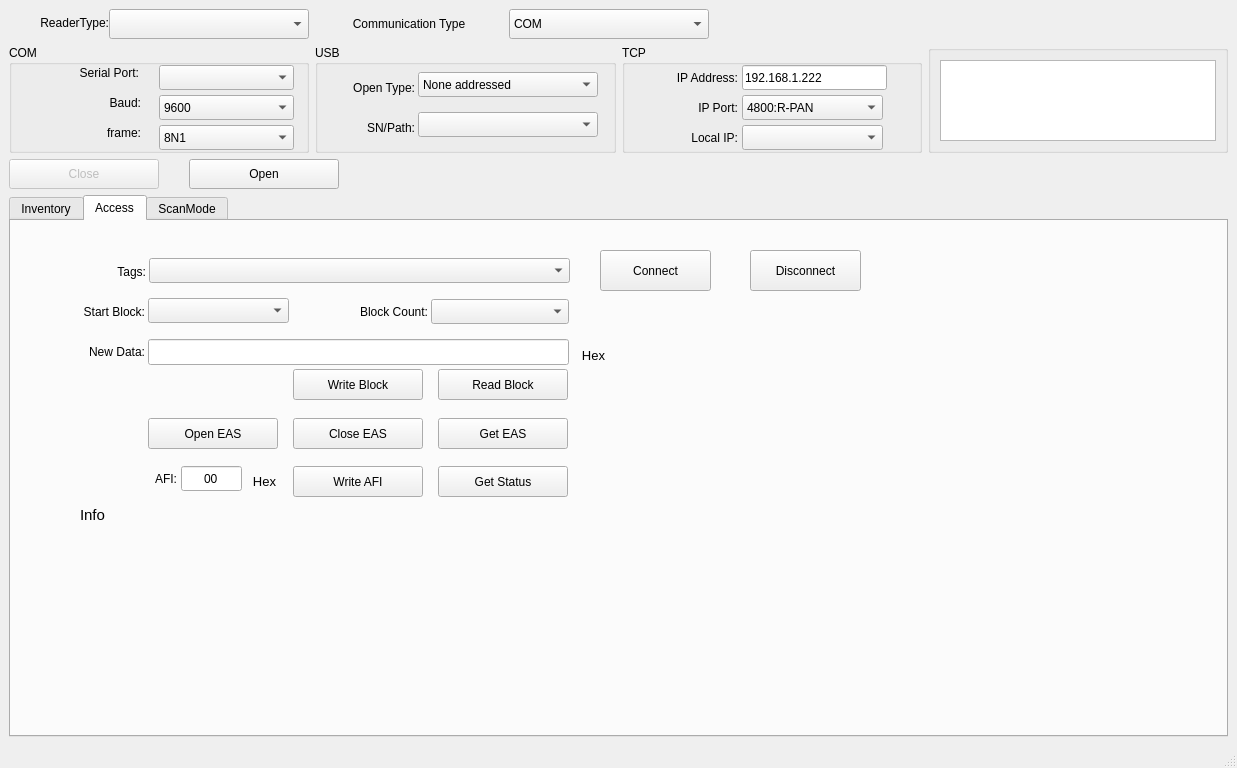
<?xml version="1.0" encoding="UTF-8"?>
<ui version="4.0">
 <class>MainWindow</class>
 <widget class="QMainWindow" name="MainWindow">
  <property name="geometry">
   <rect>
    <x>0</x>
    <y>0</y>
    <width>1237</width>
    <height>768</height>
   </rect>
  </property>
  <property name="sizePolicy">
   <sizepolicy hsizetype="Preferred" vsizetype="Expanding">
    <horstretch>0</horstretch>
    <verstretch>0</verstretch>
   </sizepolicy>
  </property>
  <property name="windowTitle">
   <string>MainWindow</string>
  </property>
  <widget class="QWidget" name="centralwidget">
   <layout class="QVBoxLayout" name="verticalLayout" stretch="1,3,1,15">
    <item>
     <layout class="QHBoxLayout" name="horizontalLayout_3" stretch="1,1,2,2,0">
      <property name="spacing">
       <number>0</number>
      </property>
      <item>
       <widget class="QLabel" name="label">
        <property name="sizePolicy">
         <sizepolicy hsizetype="Expanding" vsizetype="Preferred">
          <horstretch>0</horstretch>
          <verstretch>0</verstretch>
         </sizepolicy>
        </property>
        <property name="maximumSize">
         <size>
          <width>100</width>
          <height>19</height>
         </size>
        </property>
        <property name="contextMenuPolicy">
         <enum>Qt::DefaultContextMenu</enum>
        </property>
        <property name="acceptDrops">
         <bool>false</bool>
        </property>
        <property name="autoFillBackground">
         <bool>false</bool>
        </property>
        <property name="text">
         <string>&lt;html&gt;&lt;head/&gt;&lt;body&gt;&lt;p&gt;ReaderType:&lt;/p&gt;&lt;/body&gt;&lt;/html&gt;</string>
        </property>
        <property name="alignment">
         <set>Qt::AlignRight|Qt::AlignTrailing|Qt::AlignVCenter</set>
        </property>
        <property name="indent">
         <number>-1</number>
        </property>
       </widget>
      </item>
      <item>
       <widget class="QComboBox" name="cmb_rdtype">
        <property name="sizePolicy">
         <sizepolicy hsizetype="Preferred" vsizetype="Preferred">
          <horstretch>0</horstretch>
          <verstretch>0</verstretch>
         </sizepolicy>
        </property>
        <property name="maximumSize">
         <size>
          <width>200</width>
          <height>30</height>
         </size>
        </property>
       </widget>
      </item>
      <item>
       <widget class="QLabel" name="label_5">
        <property name="maximumSize">
         <size>
          <width>200</width>
          <height>19</height>
         </size>
        </property>
        <property name="text">
         <string>Communication Type</string>
        </property>
        <property name="alignment">
         <set>Qt::AlignCenter</set>
        </property>
       </widget>
      </item>
      <item>
       <widget class="QComboBox" name="cmb_commtype">
        <property name="maximumSize">
         <size>
          <width>200</width>
          <height>30</height>
         </size>
        </property>
        <item>
         <property name="text">
          <string>COM</string>
         </property>
        </item>
        <item>
         <property name="text">
          <string>USB</string>
         </property>
        </item>
        <item>
         <property name="text">
          <string>TCP</string>
         </property>
        </item>
       </widget>
      </item>
      <item>
       <spacer name="horizontalSpacer">
        <property name="orientation">
         <enum>Qt::Horizontal</enum>
        </property>
        <property name="sizeHint" stdset="0">
         <size>
          <width>40</width>
          <height>20</height>
         </size>
        </property>
       </spacer>
      </item>
     </layout>
    </item>
    <item>
     <layout class="QHBoxLayout" name="horizontalLayout" stretch="1,1,1,1">
      <item>
       <widget class="QGroupBox" name="groupBox_3">
        <property name="maximumSize">
         <size>
          <width>16777215</width>
          <height>121</height>
         </size>
        </property>
        <property name="title">
         <string>COM</string>
        </property>
        <widget class="QComboBox" name="cmb_com_frame">
         <property name="geometry">
          <rect>
           <x>150</x>
           <y>80</y>
           <width>135</width>
           <height>25</height>
          </rect>
         </property>
         <property name="editable">
          <bool>false</bool>
         </property>
         <item>
          <property name="text">
           <string>8N1</string>
          </property>
         </item>
         <item>
          <property name="text">
           <string>8E1</string>
          </property>
         </item>
         <item>
          <property name="text">
           <string>8O1</string>
          </property>
         </item>
        </widget>
        <widget class="QLabel" name="label_4">
         <property name="geometry">
          <rect>
           <x>60</x>
           <y>80</y>
           <width>72</width>
           <height>16</height>
          </rect>
         </property>
         <property name="text">
          <string>frame:</string>
         </property>
         <property name="alignment">
          <set>Qt::AlignRight|Qt::AlignTrailing|Qt::AlignVCenter</set>
         </property>
        </widget>
        <widget class="QLabel" name="label_3">
         <property name="geometry">
          <rect>
           <x>60</x>
           <y>50</y>
           <width>72</width>
           <height>16</height>
          </rect>
         </property>
         <property name="text">
          <string>&lt;html&gt;&lt;head/&gt;&lt;body&gt;&lt;p&gt;Baud:&lt;/p&gt;&lt;/body&gt;&lt;/html&gt;</string>
         </property>
         <property name="alignment">
          <set>Qt::AlignRight|Qt::AlignTrailing|Qt::AlignVCenter</set>
         </property>
        </widget>
        <widget class="QComboBox" name="cmb_com_name">
         <property name="geometry">
          <rect>
           <x>150</x>
           <y>20</y>
           <width>135</width>
           <height>25</height>
          </rect>
         </property>
        </widget>
        <widget class="QLabel" name="label_2">
         <property name="geometry">
          <rect>
           <x>0</x>
           <y>20</y>
           <width>130</width>
           <height>16</height>
          </rect>
         </property>
         <property name="text">
          <string>Serial Port:</string>
         </property>
         <property name="alignment">
          <set>Qt::AlignRight|Qt::AlignTrailing|Qt::AlignVCenter</set>
         </property>
        </widget>
        <widget class="QComboBox" name="cmb_com_baud">
         <property name="geometry">
          <rect>
           <x>150</x>
           <y>50</y>
           <width>135</width>
           <height>25</height>
          </rect>
         </property>
         <item>
          <property name="text">
           <string>9600</string>
          </property>
         </item>
         <item>
          <property name="text">
           <string>38400</string>
          </property>
         </item>
         <item>
          <property name="text">
           <string>115200</string>
          </property>
         </item>
        </widget>
       </widget>
      </item>
      <item>
       <widget class="QGroupBox" name="groupBox_4">
        <property name="title">
         <string>USB</string>
        </property>
        <widget class="QLabel" name="label_9">
         <property name="geometry">
          <rect>
           <x>20</x>
           <y>70</y>
           <width>80</width>
           <height>25</height>
          </rect>
         </property>
         <property name="text">
          <string>SN/Path:</string>
         </property>
         <property name="alignment">
          <set>Qt::AlignRight|Qt::AlignTrailing|Qt::AlignVCenter</set>
         </property>
        </widget>
        <widget class="QComboBox" name="cmb_usb_sn_path">
         <property name="geometry">
          <rect>
           <x>103</x>
           <y>67</y>
           <width>180</width>
           <height>25</height>
          </rect>
         </property>
        </widget>
        <widget class="QComboBox" name="cmb_usb_opentype">
         <property name="geometry">
          <rect>
           <x>103</x>
           <y>27</y>
           <width>180</width>
           <height>25</height>
          </rect>
         </property>
         <item>
          <property name="text">
           <string>None addressed</string>
          </property>
         </item>
         <item>
          <property name="text">
           <string>SerialNumber</string>
          </property>
         </item>
        </widget>
        <widget class="QLabel" name="label_8">
         <property name="geometry">
          <rect>
           <x>20</x>
           <y>30</y>
           <width>80</width>
           <height>25</height>
          </rect>
         </property>
         <property name="text">
          <string>Open Type:</string>
         </property>
         <property name="alignment">
          <set>Qt::AlignRight|Qt::AlignTrailing|Qt::AlignVCenter</set>
         </property>
        </widget>
       </widget>
      </item>
      <item>
       <widget class="QGroupBox" name="groupBox_2">
        <property name="maximumSize">
         <size>
          <width>16777215</width>
          <height>121</height>
         </size>
        </property>
        <property name="title">
         <string>TCP</string>
        </property>
        <widget class="QLabel" name="label_11">
         <property name="geometry">
          <rect>
           <x>36</x>
           <y>50</y>
           <width>80</width>
           <height>25</height>
          </rect>
         </property>
         <property name="text">
          <string>IP Port:</string>
         </property>
         <property name="alignment">
          <set>Qt::AlignRight|Qt::AlignTrailing|Qt::AlignVCenter</set>
         </property>
        </widget>
        <widget class="QComboBox" name="cmb_local_tcp_ip">
         <property name="geometry">
          <rect>
           <x>120</x>
           <y>80</y>
           <width>141</width>
           <height>25</height>
          </rect>
         </property>
         <property name="currentIndex">
          <number>-1</number>
         </property>
        </widget>
        <widget class="QLabel" name="label_12">
         <property name="geometry">
          <rect>
           <x>36</x>
           <y>80</y>
           <width>80</width>
           <height>25</height>
          </rect>
         </property>
         <property name="text">
          <string>Local IP:</string>
         </property>
         <property name="alignment">
          <set>Qt::AlignRight|Qt::AlignTrailing|Qt::AlignVCenter</set>
         </property>
        </widget>
        <widget class="QLineEdit" name="txt_tcp_ip">
         <property name="geometry">
          <rect>
           <x>120</x>
           <y>20</y>
           <width>145</width>
           <height>25</height>
          </rect>
         </property>
         <property name="text">
          <string>192.168.1.222</string>
         </property>
         <property name="frame">
          <bool>true</bool>
         </property>
         <property name="alignment">
          <set>Qt::AlignLeading|Qt::AlignLeft|Qt::AlignVCenter</set>
         </property>
        </widget>
        <widget class="QLabel" name="label_10">
         <property name="geometry">
          <rect>
           <x>36</x>
           <y>20</y>
           <width>80</width>
           <height>25</height>
          </rect>
         </property>
         <property name="text">
          <string>IP Address:</string>
         </property>
         <property name="alignment">
          <set>Qt::AlignRight|Qt::AlignTrailing|Qt::AlignVCenter</set>
         </property>
        </widget>
        <widget class="QComboBox" name="cmb_tcp_port">
         <property name="geometry">
          <rect>
           <x>120</x>
           <y>50</y>
           <width>141</width>
           <height>25</height>
          </rect>
         </property>
         <property name="currentIndex">
          <number>0</number>
         </property>
         <item>
          <property name="text">
           <string>4800:R-PAN</string>
          </property>
         </item>
         <item>
          <property name="text">
           <string>6012:LSGate</string>
          </property>
         </item>
         <item>
          <property name="text">
           <string>9900:RL8000</string>
          </property>
         </item>
         <item>
          <property name="text">
           <string>9909:RD5200</string>
          </property>
         </item>
        </widget>
       </widget>
      </item>
      <item>
       <widget class="QGroupBox" name="groupBox">
        <property name="maximumSize">
         <size>
          <width>16777215</width>
          <height>121</height>
         </size>
        </property>
        <property name="title">
         <string/>
        </property>
        <layout class="QVBoxLayout" name="verticalLayout_10">
         <item>
          <layout class="QVBoxLayout" name="verticalLayout_2">
           <item>
            <widget class="QListWidget" name="lw_ants"/>
           </item>
          </layout>
         </item>
        </layout>
       </widget>
      </item>
     </layout>
    </item>
    <item>
     <layout class="QHBoxLayout" name="horizontalLayout_2">
      <property name="spacing">
       <number>30</number>
      </property>
      <item>
       <widget class="QPushButton" name="pushButton_2">
        <property name="enabled">
         <bool>false</bool>
        </property>
        <property name="sizePolicy">
         <sizepolicy hsizetype="Minimum" vsizetype="Fixed">
          <horstretch>0</horstretch>
          <verstretch>0</verstretch>
         </sizepolicy>
        </property>
        <property name="minimumSize">
         <size>
          <width>150</width>
          <height>30</height>
         </size>
        </property>
        <property name="text">
         <string>Close</string>
        </property>
       </widget>
      </item>
      <item>
       <widget class="QPushButton" name="pushButton">
        <property name="sizePolicy">
         <sizepolicy hsizetype="Minimum" vsizetype="Fixed">
          <horstretch>0</horstretch>
          <verstretch>0</verstretch>
         </sizepolicy>
        </property>
        <property name="minimumSize">
         <size>
          <width>150</width>
          <height>30</height>
         </size>
        </property>
        <property name="text">
         <string>Open</string>
        </property>
       </widget>
      </item>
      <item>
       <spacer name="horizontalSpacer_2">
        <property name="orientation">
         <enum>Qt::Horizontal</enum>
        </property>
        <property name="sizeHint" stdset="0">
         <size>
          <width>10</width>
          <height>20</height>
         </size>
        </property>
       </spacer>
      </item>
     </layout>
    </item>
    <item>
     <layout class="QHBoxLayout" name="horizontalLayout_4">
      <item>
       <widget class="QTabWidget" name="myTabs">
        <property name="enabled">
         <bool>true</bool>
        </property>
        <property name="sizePolicy">
         <sizepolicy hsizetype="Expanding" vsizetype="Expanding">
          <horstretch>0</horstretch>
          <verstretch>0</verstretch>
         </sizepolicy>
        </property>
        <property name="maximumSize">
         <size>
          <width>16777215</width>
          <height>610</height>
         </size>
        </property>
        <property name="focusPolicy">
         <enum>Qt::ClickFocus</enum>
        </property>
        <property name="tabShape">
         <enum>QTabWidget::Rounded</enum>
        </property>
        <property name="currentIndex">
         <number>1</number>
        </property>
        <widget class="QWidget" name="tab_inventory">
         <property name="enabled">
          <bool>true</bool>
         </property>
         <attribute name="title">
          <string>Inventory</string>
         </attribute>
         <layout class="QVBoxLayout" name="verticalLayout_4">
          <item>
           <layout class="QHBoxLayout" name="horizontalLayout_6" stretch="9,2">
            <item>
             <widget class="QGroupBox" name="groupBox_6">
              <property name="title">
               <string>GroupBox</string>
              </property>
              <layout class="QVBoxLayout" name="verticalLayout_5">
               <item>
                <layout class="QVBoxLayout" name="verticalLayout_3">
                 <item>
                  <widget class="QTableWidget" name="tbw_inventory_tags">
                   <property name="maximumSize">
                    <size>
                     <width>16777215</width>
                     <height>16777215</height>
                    </size>
                   </property>
                   <property name="baseSize">
                    <size>
                     <width>0</width>
                     <height>0</height>
                    </size>
                   </property>
                  </widget>
                 </item>
                </layout>
               </item>
              </layout>
             </widget>
            </item>
            <item>
             <widget class="QGroupBox" name="groupBox_5">
              <property name="enabled">
               <bool>true</bool>
              </property>
              <property name="title">
               <string>GroupBox</string>
              </property>
              <widget class="QLabel" name="lbl_inventory">
               <property name="geometry">
                <rect>
                 <x>10</x>
                 <y>20</y>
                 <width>100</width>
                 <height>81</height>
                </rect>
               </property>
               <property name="sizePolicy">
                <sizepolicy hsizetype="Preferred" vsizetype="Preferred">
                 <horstretch>0</horstretch>
                 <verstretch>0</verstretch>
                </sizepolicy>
               </property>
               <property name="maximumSize">
                <size>
                 <width>100</width>
                 <height>81</height>
                </size>
               </property>
               <property name="font">
                <font>
                 <pointsize>12</pointsize>
                </font>
               </property>
               <property name="text">
                <string>Tags: 0  
Time: 0 ms
Loop: 0</string>
               </property>
               <property name="alignment">
                <set>Qt::AlignLeading|Qt::AlignLeft|Qt::AlignVCenter</set>
               </property>
              </widget>
              <widget class="QPushButton" name="btn_inventory_start">
               <property name="geometry">
                <rect>
                 <x>10</x>
                 <y>110</y>
                 <width>135</width>
                 <height>35</height>
                </rect>
               </property>
               <property name="sizePolicy">
                <sizepolicy hsizetype="Preferred" vsizetype="Maximum">
                 <horstretch>0</horstretch>
                 <verstretch>0</verstretch>
                </sizepolicy>
               </property>
               <property name="maximumSize">
                <size>
                 <width>135</width>
                 <height>35</height>
                </size>
               </property>
               <property name="text">
                <string>Start Inventory</string>
               </property>
              </widget>
              <widget class="QPushButton" name="btn_inventory_stop">
               <property name="geometry">
                <rect>
                 <x>10</x>
                 <y>160</y>
                 <width>135</width>
                 <height>35</height>
                </rect>
               </property>
               <property name="sizePolicy">
                <sizepolicy hsizetype="Preferred" vsizetype="Preferred">
                 <horstretch>0</horstretch>
                 <verstretch>0</verstretch>
                </sizepolicy>
               </property>
               <property name="maximumSize">
                <size>
                 <width>135</width>
                 <height>35</height>
                </size>
               </property>
               <property name="text">
                <string>Stop Inventory</string>
               </property>
              </widget>
              <widget class="QPushButton" name="btn_inventory_clear">
               <property name="geometry">
                <rect>
                 <x>10</x>
                 <y>210</y>
                 <width>135</width>
                 <height>35</height>
                </rect>
               </property>
               <property name="sizePolicy">
                <sizepolicy hsizetype="Preferred" vsizetype="Preferred">
                 <horstretch>0</horstretch>
                 <verstretch>0</verstretch>
                </sizepolicy>
               </property>
               <property name="maximumSize">
                <size>
                 <width>135</width>
                 <height>35</height>
                </size>
               </property>
               <property name="text">
                <string>Clear List</string>
               </property>
              </widget>
             </widget>
            </item>
           </layout>
          </item>
         </layout>
        </widget>
        <widget class="QWidget" name="tab_access_hf">
         <attribute name="title">
          <string>Access</string>
         </attribute>
         <layout class="QHBoxLayout" name="horizontalLayout_5">
          <item>
           <layout class="QVBoxLayout" name="verticalLayout_6">
            <item>
             <widget class="QFrame" name="fra_access_hf">
              <property name="frameShape">
               <enum>QFrame::NoFrame</enum>
              </property>
              <property name="frameShadow">
               <enum>QFrame::Raised</enum>
              </property>
              <widget class="QPushButton" name="btn_access_write_afi">
               <property name="geometry">
                <rect>
                 <x>273</x>
                 <y>236</y>
                 <width>130</width>
                 <height>31</height>
                </rect>
               </property>
               <property name="text">
                <string>Write AFI</string>
               </property>
              </widget>
              <widget class="QLineEdit" name="txt_access_afi">
               <property name="geometry">
                <rect>
                 <x>161</x>
                 <y>236</y>
                 <width>61</width>
                 <height>25</height>
                </rect>
               </property>
               <property name="text">
                <string>00</string>
               </property>
               <property name="frame">
                <bool>true</bool>
               </property>
               <property name="alignment">
                <set>Qt::AlignCenter</set>
               </property>
              </widget>
              <widget class="QPushButton" name="btn_access_read_block">
               <property name="geometry">
                <rect>
                 <x>418</x>
                 <y>139</y>
                 <width>130</width>
                 <height>31</height>
                </rect>
               </property>
               <property name="text">
                <string>Read Block</string>
               </property>
              </widget>
              <widget class="QLabel" name="label_25">
               <property name="geometry">
                <rect>
                 <x>126</x>
                 <y>238</y>
                 <width>31</width>
                 <height>21</height>
                </rect>
               </property>
               <property name="text">
                <string>AFI:</string>
               </property>
               <property name="alignment">
                <set>Qt::AlignRight|Qt::AlignTrailing|Qt::AlignVCenter</set>
               </property>
              </widget>
              <widget class="QLabel" name="label_16">
               <property name="geometry">
                <rect>
                 <x>297</x>
                 <y>69</y>
                 <width>111</width>
                 <height>25</height>
                </rect>
               </property>
               <property name="text">
                <string>Block Count:</string>
               </property>
               <property name="alignment">
                <set>Qt::AlignRight|Qt::AlignTrailing|Qt::AlignVCenter</set>
               </property>
              </widget>
              <widget class="QPushButton" name="btn_access_write_block">
               <property name="geometry">
                <rect>
                 <x>273</x>
                 <y>139</y>
                 <width>130</width>
                 <height>31</height>
                </rect>
               </property>
               <property name="text">
                <string>Write Block</string>
               </property>
              </widget>
              <widget class="QLabel" name="label_13">
               <property name="geometry">
                <rect>
                 <x>46</x>
                 <y>29</y>
                 <width>80</width>
                 <height>25</height>
                </rect>
               </property>
               <property name="text">
                <string>Tags:</string>
               </property>
               <property name="alignment">
                <set>Qt::AlignRight|Qt::AlignTrailing|Qt::AlignVCenter</set>
               </property>
              </widget>
              <widget class="QPushButton" name="btn_access_close_eas">
               <property name="geometry">
                <rect>
                 <x>273</x>
                 <y>188</y>
                 <width>130</width>
                 <height>31</height>
                </rect>
               </property>
               <property name="text">
                <string>Close EAS</string>
               </property>
              </widget>
              <widget class="QLabel" name="label_14">
               <property name="geometry">
                <rect>
                 <x>45</x>
                 <y>109</y>
                 <width>80</width>
                 <height>25</height>
                </rect>
               </property>
               <property name="text">
                <string>New Data:</string>
               </property>
               <property name="alignment">
                <set>Qt::AlignRight|Qt::AlignTrailing|Qt::AlignVCenter</set>
               </property>
              </widget>
              <widget class="QComboBox" name="cmb_access_block_count">
               <property name="geometry">
                <rect>
                 <x>411</x>
                 <y>69</y>
                 <width>138</width>
                 <height>25</height>
                </rect>
               </property>
              </widget>
              <widget class="QComboBox" name="cmb_access_block_start">
               <property name="geometry">
                <rect>
                 <x>128</x>
                 <y>68</y>
                 <width>141</width>
                 <height>25</height>
                </rect>
               </property>
              </widget>
              <widget class="QLabel" name="label_15">
               <property name="geometry">
                <rect>
                 <x>4</x>
                 <y>69</y>
                 <width>121</width>
                 <height>25</height>
                </rect>
               </property>
               <property name="text">
                <string>Start Block:</string>
               </property>
               <property name="alignment">
                <set>Qt::AlignRight|Qt::AlignTrailing|Qt::AlignVCenter</set>
               </property>
              </widget>
              <widget class="QLineEdit" name="txt_access_block_data">
               <property name="geometry">
                <rect>
                 <x>128</x>
                 <y>109</y>
                 <width>421</width>
                 <height>26</height>
                </rect>
               </property>
              </widget>
              <widget class="QLabel" name="label_17">
               <property name="geometry">
                <rect>
                 <x>560</x>
                 <y>115</y>
                 <width>25</width>
                 <height>21</height>
                </rect>
               </property>
               <property name="font">
                <font>
                 <pointsize>10</pointsize>
                </font>
               </property>
               <property name="text">
                <string>Hex</string>
               </property>
               <property name="alignment">
                <set>Qt::AlignRight|Qt::AlignTrailing|Qt::AlignVCenter</set>
               </property>
              </widget>
              <widget class="QPushButton" name="btn_access_get_eas">
               <property name="geometry">
                <rect>
                 <x>418</x>
                 <y>188</y>
                 <width>130</width>
                 <height>31</height>
                </rect>
               </property>
               <property name="text">
                <string>Get EAS</string>
               </property>
              </widget>
              <widget class="QComboBox" name="cmb_access_tags">
               <property name="geometry">
                <rect>
                 <x>129</x>
                 <y>28</y>
                 <width>421</width>
                 <height>25</height>
                </rect>
               </property>
              </widget>
              <widget class="QLabel" name="lbl_info">
               <property name="geometry">
                <rect>
                 <x>60</x>
                 <y>270</y>
                 <width>500</width>
                 <height>30</height>
                </rect>
               </property>
               <property name="font">
                <font>
                 <pointsize>11</pointsize>
                </font>
               </property>
               <property name="text">
                <string>Info</string>
               </property>
               <property name="alignment">
                <set>Qt::AlignLeading|Qt::AlignLeft|Qt::AlignVCenter</set>
               </property>
              </widget>
              <widget class="QPushButton" name="btn_access_open_eas">
               <property name="geometry">
                <rect>
                 <x>128</x>
                 <y>188</y>
                 <width>130</width>
                 <height>31</height>
                </rect>
               </property>
               <property name="text">
                <string>Open EAS</string>
               </property>
              </widget>
              <widget class="QLabel" name="label_24">
               <property name="geometry">
                <rect>
                 <x>230</x>
                 <y>241</y>
                 <width>26</width>
                 <height>21</height>
                </rect>
               </property>
               <property name="font">
                <font>
                 <pointsize>10</pointsize>
                </font>
               </property>
               <property name="text">
                <string>Hex</string>
               </property>
               <property name="alignment">
                <set>Qt::AlignRight|Qt::AlignTrailing|Qt::AlignVCenter</set>
               </property>
              </widget>
              <widget class="QPushButton" name="btn_access_get_status">
               <property name="geometry">
                <rect>
                 <x>418</x>
                 <y>236</y>
                 <width>130</width>
                 <height>31</height>
                </rect>
               </property>
               <property name="text">
                <string>Get Status</string>
               </property>
              </widget>
              <widget class="QPushButton" name="btn_connect">
               <property name="geometry">
                <rect>
                 <x>580</x>
                 <y>20</y>
                 <width>111</width>
                 <height>41</height>
                </rect>
               </property>
               <property name="text">
                <string>Connect</string>
               </property>
              </widget>
              <widget class="QPushButton" name="btn_Disconnect">
               <property name="geometry">
                <rect>
                 <x>730</x>
                 <y>20</y>
                 <width>111</width>
                 <height>41</height>
                </rect>
               </property>
               <property name="text">
                <string>Disconnect</string>
               </property>
              </widget>
             </widget>
            </item>
           </layout>
          </item>
         </layout>
        </widget>
        <widget class="QWidget" name="tab_scan_mode">
         <property name="enabled">
          <bool>false</bool>
         </property>
         <attribute name="title">
          <string>ScanMode</string>
         </attribute>
         <layout class="QHBoxLayout" name="horizontalLayout_10" stretch="8,2">
          <item>
           <layout class="QHBoxLayout" name="horizontalLayout_9">
            <item>
             <widget class="QTableWidget" name="tbw_scan_mode_tags">
              <property name="baseSize">
               <size>
                <width>791</width>
                <height>323</height>
               </size>
              </property>
             </widget>
            </item>
           </layout>
          </item>
          <item>
           <layout class="QVBoxLayout" name="verticalLayout_9" stretch="0,0,0,0">
            <item>
             <widget class="QLabel" name="lbl_scan_mode">
              <property name="font">
               <font>
                <pointsize>12</pointsize>
               </font>
              </property>
              <property name="text">
               <string>Tags: 0  
Time: 0 ms
Loop: 0</string>
              </property>
              <property name="alignment">
               <set>Qt::AlignLeading|Qt::AlignLeft|Qt::AlignVCenter</set>
              </property>
             </widget>
            </item>
            <item>
             <widget class="QPushButton" name="btn_scan_mode_start">
              <property name="text">
               <string>Start Scan</string>
              </property>
             </widget>
            </item>
            <item>
             <widget class="QPushButton" name="btn_scan_mode_stop">
              <property name="text">
               <string>Stop  Scan</string>
              </property>
             </widget>
            </item>
            <item>
             <widget class="QPushButton" name="btn_scan_mode_clear">
              <property name="text">
               <string>Clear List</string>
              </property>
             </widget>
            </item>
           </layout>
          </item>
         </layout>
        </widget>
       </widget>
      </item>
     </layout>
    </item>
   </layout>
  </widget>
  <widget class="QMenuBar" name="menubar">
   <property name="geometry">
    <rect>
     <x>0</x>
     <y>0</y>
     <width>1237</width>
     <height>21</height>
    </rect>
   </property>
  </widget>
  <widget class="QStatusBar" name="statusbar"/>
 </widget>
 <resources/>
 <connections/>
</ui>
